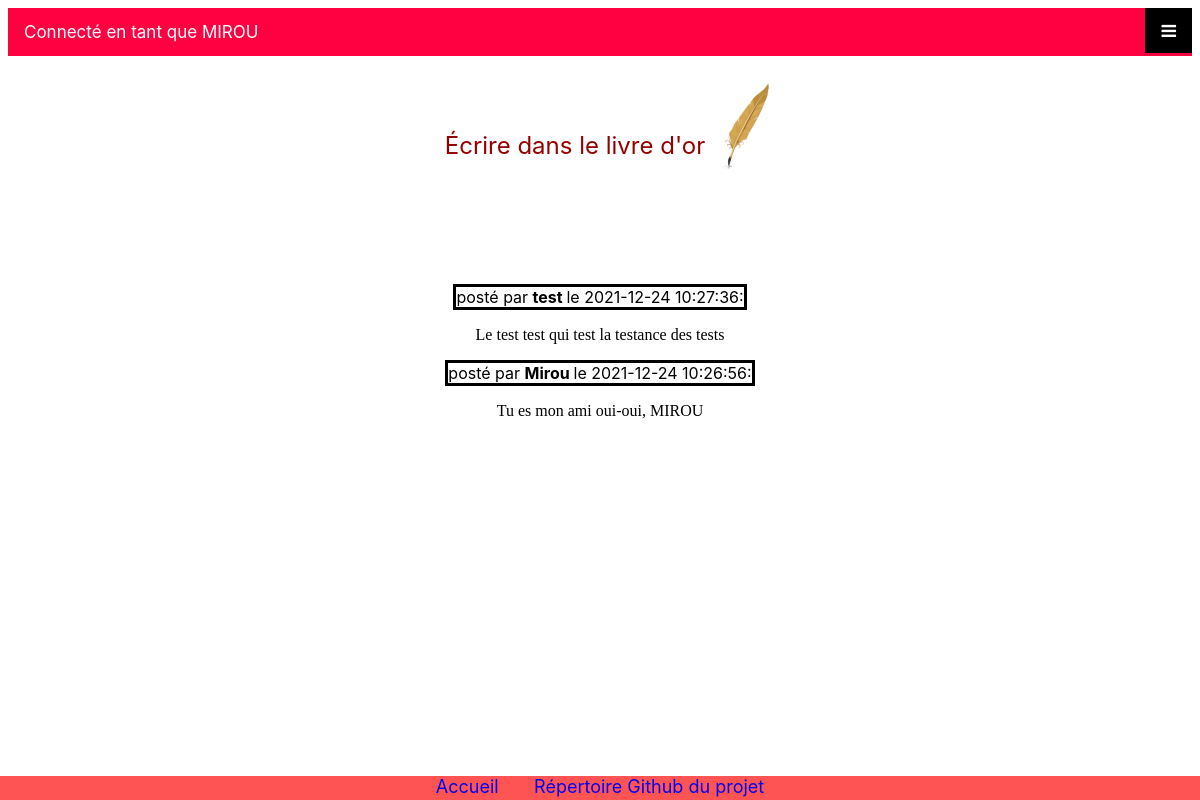
Page /livre-or.php (signed in) on the committed database.
### tables this page shows
CREATE TABLE IF NOT EXISTS `commentaires` (
  `id` int(11) NOT NULL AUTO_INCREMENT,
  `commentaire` text NOT NULL,
  `id_utilisateur` int(11) NOT NULL,
  `date` timestamp NOT NULL,
  PRIMARY KEY (`id`)
);

CREATE TABLE IF NOT EXISTS `utilisateurs` (
  `id` int(11) NOT NULL AUTO_INCREMENT,
  `login` varchar(255) NOT NULL,
  `password` varchar(255) NOT NULL,
  PRIMARY KEY (`id`)
);

### livre-or.php (the view, shortened to what this page needs)
<?php
if(isset($_SESSION['login'])){
    include ('loggedbar.php');
    echo ("<div class = livreorbutton><a href='commentaire.php'>Écrire dans le livre d'or <img src='image/plume.png' class = imgplume alt='Flowers in Chania'></a>".'</div><br>');
    }
?>
<!DOCTYPE html>
<html lang="en">
<head>
    <link rel="stylesheet" href="style.css">
</head>
<body>
<div class="clear"></div>
<?php
 include('connection.php');
$display=$pdo->prepare("SELECT * from commentaires INNER JOIN utilisateurs ON commentaires.id_utilisateur=utilisateurs.id ORDER BY date DESC");
$display->execute();
while($i=$display->fetch()){
echo '<div class = comments><div class = infocomm> <p> posté par <b>'. '  '. $i['login'].' '. '</b>le'.' '. $i['date'].':'. '<br> </p></div>';
echo  '<div class = contentcomm>'.$i["commentaire"].'<br></div></div>' ;
}
?>
<footer>
</footer>
</body>
</html>

### loggedbar.php (shortened to what this page needs)
<html>
    <link rel="stylesheet" href="https://cdnjs.cloudflare.com/ajax/libs/font-awesome/4.7.0/css/font-awesome.min.css">
    <link rel="stylesheet" href="style.css">
<div class="topnav">
  <a href="#home" class="active"> <?php  if (isset($_SESSION['login'])) {
      echo 'Connecté en tant que '.$_SESSION['login']; } ?> </a>
  <a href="javascript:void(0);" class="icon" onclick="myFunction()">
    <i class="fa fa-bars"></i>
  </a>
</div>
</html>

### style.css (style rules this page uses)
* { font-family: -apple-system, BlinkMacSystemFont, 'Segoe UI', Roboto, Oxygen, Ubuntu, Cantarell, 'Open Sans', 'Helvetica Neue', sans-serif; }
.topnav { background-color: rgb(143, 64, 64); overflow: hidden; position: relative; }
.topnav a { color: white; padding: 14px 16px; text-decoration: none; font-size: 17px; display: block; }
.topnav a.icon { background: black; display: block; position: absolute; right: 0; top: 0; }
.active { background-color: rgb(255, 0, 64); color: white; }
.infocomm { display: flex; justify-content: center; }
.infocomm p { border-style: solid; }
.contentcomm { display: flex; justify-content: center; font-family: cursive; }
.clear { clear: both; height: 25px; }
.livreorbutton a { display: flex; justify-content: center; text-decoration: none; font-size: 24px; padding-top: 75px; color: rgb(148, 0, 0);; }
.livreorbutton img { position: relative; top: 60px; left: 50px; top: -52px; left: 16px; }
footer { position:fixed; bottom:0; width:100%; height:24px; background:rgba(255, 22, 22, 0.733); color: white; font-size: 18px; bottom: 0px; left: 0px; right: 0px; }
footer a:link { text-decoration: none; }
footer a { margin-bottom: 2px; height: 200px; }
.footerlivreor { display: flex; justify-content: center; }

### rows in the picture
commentaires: id_utilisateur.login "test", date "2021-12-24 10:27:36", commentaire "Le test test qui test la testance des tests"
commentaires: id_utilisateur.login "Mirou", date "2021-12-24 10:26:56", commentaire "Tu es mon ami oui-oui, MIROU"

### other values in the picture
$_SESSION['login'] "MIROU"
